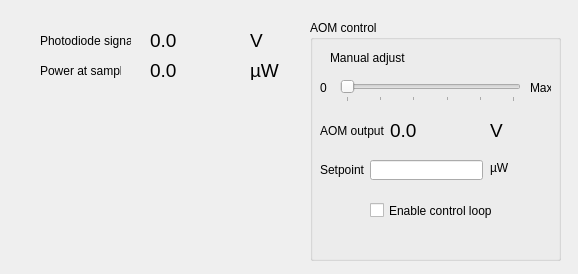
<?xml version="1.0" encoding="UTF-8"?>
<ui version="4.0">
 <class>MainWindow</class>
 <widget class="QMainWindow" name="MainWindow">
  <property name="geometry">
   <rect>
    <x>0</x>
    <y>0</y>
    <width>578</width>
    <height>274</height>
   </rect>
  </property>
  <property name="windowTitle">
   <string>Laser power control</string>
  </property>
  <widget class="QWidget" name="centralwidget">
   <widget class="QLabel" name="label">
    <property name="geometry">
     <rect>
      <x>40</x>
      <y>30</y>
      <width>91</width>
      <height>21</height>
     </rect>
    </property>
    <property name="text">
     <string>Photodiode signal</string>
    </property>
   </widget>
   <widget class="QLabel" name="label_2">
    <property name="geometry">
     <rect>
      <x>250</x>
      <y>30</y>
      <width>60</width>
      <height>20</height>
     </rect>
    </property>
    <property name="font">
     <font>
      <family>Arial</family>
      <pointsize>14</pointsize>
     </font>
    </property>
    <property name="text">
     <string>V</string>
    </property>
   </widget>
   <widget class="QLabel" name="label_3">
    <property name="geometry">
     <rect>
      <x>40</x>
      <y>60</y>
      <width>81</width>
      <height>21</height>
     </rect>
    </property>
    <property name="text">
     <string>Power at sample</string>
    </property>
   </widget>
   <widget class="QLabel" name="label_4">
    <property name="geometry">
     <rect>
      <x>250</x>
      <y>60</y>
      <width>60</width>
      <height>20</height>
     </rect>
    </property>
    <property name="font">
     <font>
      <family>Arial</family>
      <pointsize>14</pointsize>
     </font>
    </property>
    <property name="text">
     <string>µW</string>
    </property>
   </widget>
   <widget class="QLabel" name="voltage_readout">
    <property name="geometry">
     <rect>
      <x>150</x>
      <y>30</y>
      <width>91</width>
      <height>21</height>
     </rect>
    </property>
    <property name="font">
     <font>
      <family>Arial</family>
      <pointsize>14</pointsize>
     </font>
    </property>
    <property name="text">
     <string>0.0</string>
    </property>
   </widget>
   <widget class="QLabel" name="power_readout">
    <property name="geometry">
     <rect>
      <x>150</x>
      <y>60</y>
      <width>91</width>
      <height>21</height>
     </rect>
    </property>
    <property name="font">
     <font>
      <family>Arial</family>
      <pointsize>14</pointsize>
     </font>
    </property>
    <property name="text">
     <string>0.0</string>
    </property>
   </widget>
   <widget class="PlotWidget" name="plot" native="true">
    <property name="geometry">
     <rect>
      <x>10</x>
      <y>100</y>
      <width>291</width>
      <height>161</height>
     </rect>
    </property>
   </widget>
   <widget class="QGroupBox" name="groupBox">
    <property name="geometry">
     <rect>
      <x>310</x>
      <y>20</y>
      <width>251</width>
      <height>241</height>
     </rect>
    </property>
    <property name="title">
     <string>AOM control</string>
    </property>
    <widget class="QSlider" name="output_adj">
     <property name="geometry">
      <rect>
       <x>30</x>
       <y>60</y>
       <width>181</width>
       <height>22</height>
      </rect>
     </property>
     <property name="maximum">
      <number>50</number>
     </property>
     <property name="singleStep">
      <number>1</number>
     </property>
     <property name="orientation">
      <enum>Qt::Horizontal</enum>
     </property>
     <property name="tickPosition">
      <enum>QSlider::TicksBelow</enum>
     </property>
     <property name="tickInterval">
      <number>10</number>
     </property>
    </widget>
    <widget class="QLabel" name="label_5">
     <property name="geometry">
      <rect>
       <x>20</x>
       <y>30</y>
       <width>81</width>
       <height>16</height>
      </rect>
     </property>
     <property name="text">
      <string>Manual adjust</string>
     </property>
    </widget>
    <widget class="QLabel" name="label_6">
     <property name="geometry">
      <rect>
       <x>10</x>
       <y>60</y>
       <width>16</width>
       <height>16</height>
      </rect>
     </property>
     <property name="text">
      <string>0</string>
     </property>
    </widget>
    <widget class="QLabel" name="label_7">
     <property name="geometry">
      <rect>
       <x>220</x>
       <y>60</y>
       <width>21</width>
       <height>16</height>
      </rect>
     </property>
     <property name="text">
      <string>Max</string>
     </property>
    </widget>
    <widget class="QLabel" name="label_8">
     <property name="geometry">
      <rect>
       <x>10</x>
       <y>100</y>
       <width>71</width>
       <height>21</height>
      </rect>
     </property>
     <property name="text">
      <string>AOM output</string>
     </property>
    </widget>
    <widget class="QLabel" name="aom_out">
     <property name="geometry">
      <rect>
       <x>80</x>
       <y>100</y>
       <width>81</width>
       <height>21</height>
      </rect>
     </property>
     <property name="font">
      <font>
       <family>Arial</family>
       <pointsize>14</pointsize>
      </font>
     </property>
     <property name="text">
      <string>0.0</string>
     </property>
    </widget>
    <widget class="QLabel" name="label_9">
     <property name="geometry">
      <rect>
       <x>180</x>
       <y>100</y>
       <width>60</width>
       <height>20</height>
      </rect>
     </property>
     <property name="font">
      <font>
       <family>Arial</family>
       <pointsize>14</pointsize>
      </font>
     </property>
     <property name="text">
      <string>V</string>
     </property>
    </widget>
    <widget class="QLineEdit" name="setpoint">
     <property name="geometry">
      <rect>
       <x>60</x>
       <y>140</y>
       <width>113</width>
       <height>20</height>
      </rect>
     </property>
    </widget>
    <widget class="QLabel" name="label_10">
     <property name="geometry">
      <rect>
       <x>10</x>
       <y>140</y>
       <width>47</width>
       <height>20</height>
      </rect>
     </property>
     <property name="text">
      <string>Setpoint</string>
     </property>
    </widget>
    <widget class="QLabel" name="label_11">
     <property name="geometry">
      <rect>
       <x>180</x>
       <y>140</y>
       <width>47</width>
       <height>16</height>
      </rect>
     </property>
     <property name="text">
      <string>µW</string>
     </property>
    </widget>
    <widget class="QCheckBox" name="pid_enable">
     <property name="geometry">
      <rect>
       <x>60</x>
       <y>180</y>
       <width>131</width>
       <height>21</height>
      </rect>
     </property>
     <property name="text">
      <string>Enable control loop</string>
     </property>
    </widget>
   </widget>
  </widget>
 </widget>
 <customwidgets>
  <customwidget>
   <class>PlotWidget</class>
   <extends>QWidget</extends>
   <header>pyqtgraph</header>
   <container>1</container>
  </customwidget>
 </customwidgets>
 <resources/>
 <connections/>
</ui>
